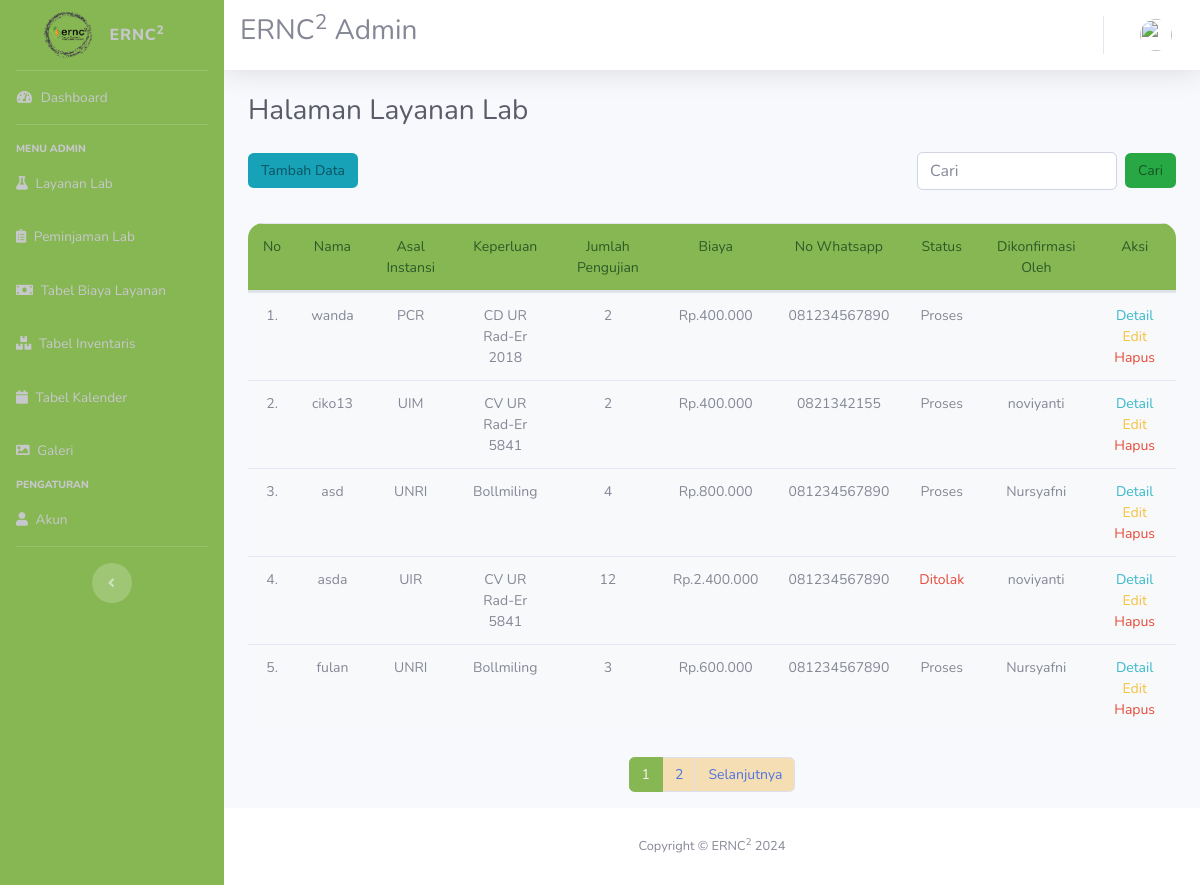
/index.php/layananlab, run on the app's committed database.
### tables this page shows
CREATE TABLE `layanan_lab` (
  `id` int(11) NOT NULL,
  `nama` varchar(100) NOT NULL,
  `asal_instansi` varchar(50) NOT NULL,
  `keperluan` varchar(50) NOT NULL,
  `jumlah_sampel` int(25) NOT NULL,
  `biaya` decimal(10,2) NOT NULL,
  `no_whatsapp` varchar(20) NOT NULL,
  `lampiran_sampel` varchar(100) NOT NULL,
  `tagihan` varchar(255) DEFAULT NULL,
  `status` varchar(20) NOT NULL,
  `konfirmasi` varchar(50) DEFAULT NULL,
  `created_date` date NOT NULL
);

### index.php (called while the page is built, shortened)
<?php
require_once BASEPATH.'core/CodeIgniter.php';

### application/models/Layanan_model.php (called while the page is built, shortened)
<?php
class Layanan_model extends CI_Model
{
    public $table = 'layanan_lab';
    public function get($limit = null, $start = null, $order = 'desc')
    {
        $this->db->from($this->table);
         $this->db->order_by('id', $order);
         if ($limit !== null && $start !== null) {
        $this->db->limit($limit, $start);
    }
        $query = $this->db->get();
        return $query->result_array();
    }
}
?>

### application/views/layananlab/vw_layananlab.php (the view, shortened to what this page needs)
<div class="container-fluid">
  <h1 class="h3 mb-4 text-gray-800"><?php echo $judul; ?></h1>
  <div class="row align-items-center">
    <div class="col-md-6">
      <a href="<?= base_url()?>LayananLab/tambah" class="btn btn-custom-info mb-2">Tambah Data</a>
    </div>
    <div class="col-md-6">
      <div class="float-right d-flex align-items-center">
        <?php echo form_open('LayananLab/cari', ['class' => 'form-inline']) ?>
        <div class="form-group mb-2">
          <input type="text" name="keyword" class="form-control" placeholder="Cari" style="width: 200px;">
        </div>
        <button type="submit" class="btn btn-custom-success mb-2 ml-2">Cari</button>
        <?php echo form_close()?>
      </div>
    </div>
  </div>
  <div class="row">
    <div class="col-md-12">
      <table class="table rounded-table">
        <thead>
          <tr>
            <td>No</td>
            <td>Nama</td>
            <td>Asal Instansi</td>
            <td>Keperluan</td>
            <td>Jumlah Pengujian</td>
            <td>Biaya</td>
            <td>No Whatsapp</td>
            <td>Status</td>
            <td>Dikonfirmasi Oleh</td>
            <td>Aksi</td>
          </tr>
        </thead>
        <tbody>
          <?php $i = 1; ?>
          <?php foreach ($layanan_lab as $us) : ?>
            <tr>
              <td> <?= $i ?>.</td>
              <td><?= $us['nama']; ?></td>
              <td><?= $us['asal_instansi']; ?></td>
              <td><?= $us['keperluan']; ?></td>
              <td><?= $us['jumlah_sampel']; ?></td>
              <td><?= 'Rp.' . number_format($us['biaya'], 0, ',', '.'); ?></td>
              <td><?= $us['no_whatsapp']; ?></td>
              <td>
                <?php
                $status_class = '';
                if ($us['status'] == 'Ditolak') {
                    $status_class = 'text-danger';
                } elseif ($us['status'] == 'Selesai') {
                    $status_class = 'text-success';
                }
                ?>
                <span class="<?= $status_class ?>"><?= $us['status']; ?></span>
              </td>
              <td><?= $us['konfirmasi']; ?></td>
              <td>
                  <a href="<?= base_url('LayananLab/detail/'.$us['id']);?>" class="text-info mb-1">Detail</a>
                  <a href="<?= base_url('LayananLab/edit/'.$us['id']);?>" class="text-warning mb-1">Edit</a>
                  <a href="<?= base_url('LayananLab/hapus/'.$us['id']);?>" class="text-danger" onclick="javascript: return confirm('Anda yakin untuk menghapus data?')">Hapus</a>
              </td>
            </tr>
            <?php $i++; ?>
          <?php endforeach; ?>
        </tbody>
      </table>
      <div class="row">
        <div class="col">
          <?php if(isset($pagination)) echo $pagination; ?>
        </div>
      </div>
    </div>
  </div>
</div>

### assets/css/ciko.css (style rules this page uses)
.table { width: 100%; border-collapse: collapse; margin: 25px 0; font-size: 14px; text-align: left; background-color: #f8f9fa; }
.table thead tr { background-color: #87b753; color: #2d5a27 !important; text-align: left; font-size: 14px; }
.table thead th, .table thead td { padding: 12px 15px; border-bottom: 2px solid #dee2e6; text-align: center; font-size: 14px; }
.table tbody tr { border-bottom: 1px solid #dee2e6; }
.table tbody td { padding: 12px 15px; text-align: center; }

### application/views/layout/header.php (style rules this page uses)
body { font-size: 14px; }
.btn-custom-info { background-color: #17a2b8; color: #0c5460; font-size: 14px; }
.btn-custom-success { background-color: #28a745; color: #155724; font-size: 14px; }
.rounded-table { border-collapse: separate; border-spacing: 0; border-radius: 15px; overflow: hidden; }
.rounded-table tbody tr:last-child td:first-child { border-bottom-left-radius: 15px; }
.rounded-table tbody tr:last-child td:last-child { border-bottom-right-radius: 15px; }

### data on the page
layanan_lab: nama "wanda", asal_instansi "PCR", keperluan "CD UR Rad-Er 2018", jumlah_sampel "2", biaya "400.000", no_whatsapp "081234567890", status "Proses"
layanan_lab: nama "ciko13", asal_instansi "UIM", keperluan "CV UR Rad-Er 5841", jumlah_sampel "2", biaya "400.000", no_whatsapp "0821342155", status "Proses", konfirmasi "noviyanti"
layanan_lab: nama "asd", asal_instansi "UNRI", keperluan "Bollmiling", jumlah_sampel "4", biaya "800.000", no_whatsapp "081234567890", status "Proses", konfirmasi "Nursyafni"
layanan_lab: nama "asda", asal_instansi "UIR", keperluan "CV UR Rad-Er 5841", jumlah_sampel "12", biaya "2.400.000", no_whatsapp "081234567890", status "Ditolak", konfirmasi "noviyanti"
layanan_lab: nama "fulan", asal_instansi "UNRI", keperluan "Bollmiling", jumlah_sampel "3", biaya "600.000", no_whatsapp "081234567890", status "Proses", konfirmasi "Nursyafni"

### other printed values
$judul "Halaman Layanan Lab"
$pagination "1 2 Selanjutnya"
